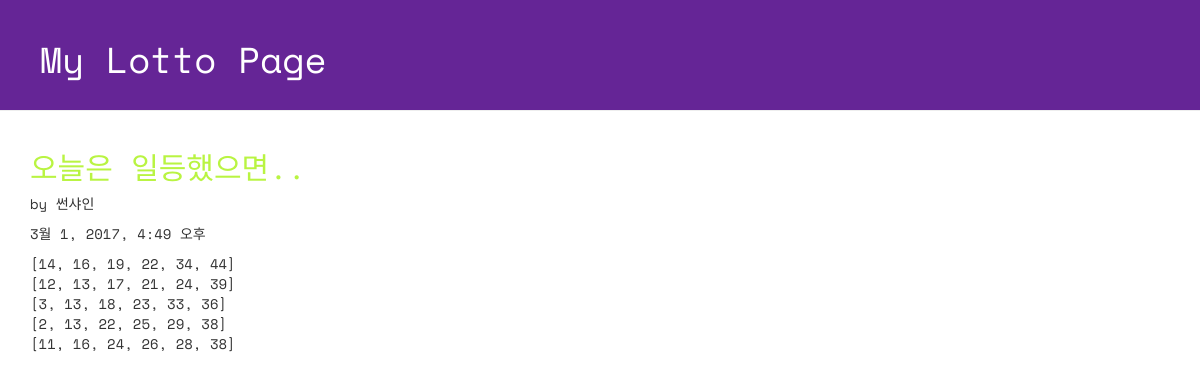
The app's page /lotto/15/detail/ with its own data.
### mylotto/models.py (models this page shows, shortened)
class GuessNumbers(models.Model): #슈퍼클래스 models의 하위클래스 Model을 상속받는다.
    name = models.CharField(max_length = 24)
    lottos = models.CharField(max_length = 255, default = '[1, 2, 3, 4, 5, 6]')
    text = models.CharField(max_length = 255)
    num_lotto = models.IntegerField(default = 5)
    update_date = models.DateTimeField()

### mylotto/views.py (the view)
# urls.py: url(r'^lotto/(?P<lottokey>[0-9]+)/detail/$', views.detail, name = 'detail'),
def detail(request, lottokey): # perameter 'lottokey'를 함께 전달
    lotto = GuessNumbers.objects.get(pk = lottokey) #primary key가 lottokey 파라미터와 일치하는 오브젝트를 가져온다.
    return render(request, 'lotto/detail.html', {'lotto' : lotto})

### mylotto/templates/lotto/detail.html (shortened to what this page needs)
<!DOCTYPE html>
{% load staticfiles %}
<html lang="ko">
<head>
  <link rel="stylesheet" href="//maxcdn.bootstrapcdn.com/bootstrap/3.2.0/css/bootstrap.min.css">
  <link rel="stylesheet" href="//maxcdn.bootstrapcdn.com/bootstrap/3.2.0/css/bootstrap-theme.min.css">
  <link rel="stylesheet" href="{% static 'css/lotto.css'%}">
</head>
<body>
  <div class="page-header">
  <h1>My Lotto Page</h1>
  </div>
  <div class="container lotto">
    <h2>{{lotto.text}}</h2>
    <p> by {{lotto.name}}</p>
    <p> {{lotto.update_date}}</p>
    <p> {{lotto.lottos|linebreaksbr}}</p>
  </div>
</body>
</html>

### mylotto/static/css/lotto.css (style rules this page uses)
.page-header { background-color: #652596; margin-top: 0; padding: 20px 20px 20px 40px; font-family: 'Space Mono', monospace; }
.page-header h1 { color: #FFFFFF; }
.container { font-family: 'Space Mono', monospace; }
.container h2 { color: #b9f442; }

### records on screen
GuessNumbers: text "오늘은 일등했으면..", name "썬샤인", update_date "3월 1, 2017, 4:49 오후", lottos "[14, 16, 19, 22, 34, 44] [12, 13, 17, 21, 24, 39] [3, 13, 18, 23, 33, 36] [2, 13, 22, 25, 29, 38] [11, 16, 24, 26, 28, 38]"
